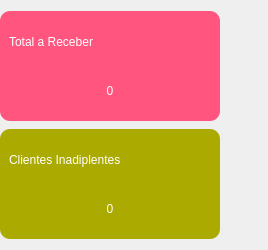
                              <widget class="QFrame" name="frame_44">
                               <property name="styleSheet">
                                <string notr="true"/>
                               </property>
                               <property name="frameShape">
                                <enum>QFrame::NoFrame</enum>
                               </property>
                               <property name="frameShadow">
                                <enum>QFrame::Raised</enum>
                               </property>
                               <layout class="QVBoxLayout" name="verticalLayout_16">
                                <property name="spacing">
                                 <number>0</number>
                                </property>
                                <property name="leftMargin">
                                 <number>0</number>
                                </property>
                                <property name="topMargin">
                                 <number>0</number>
                                </property>
                                <property name="rightMargin">
                                 <number>0</number>
                                </property>
                                <property name="bottomMargin">
                                 <number>0</number>
                                </property>
                                <item>
                                 <widget class="QFrame" name="frame_47">
                                  <property name="minimumSize">
                                   <size>
                                    <width>0</width>
                                    <height>250</height>
                                   </size>
                                  </property>
                                  <property name="frameShape">
                                   <enum>QFrame::NoFrame</enum>
                                  </property>
                                  <property name="frameShadow">
                                   <enum>QFrame::Raised</enum>
                                  </property>
                                  <layout class="QHBoxLayout" name="horizontalLayout_21">
                                   <property name="spacing">
                                    <number>3</number>
                                   </property>
                                   <property name="leftMargin">
                                    <number>0</number>
                                   </property>
                                   <property name="topMargin">
                                    <number>3</number>
                                   </property>
                                   <property name="rightMargin">
                                    <number>3</number>
                                   </property>
                                   <property name="bottomMargin">
                                    <number>3</number>
                                   </property>
                                   <item>
                                    <widget class="QFrame" name="frame_51">
                                     <property name="frameShape">
                                      <enum>QFrame::NoFrame</enum>
                                     </property>
                                     <property name="frameShadow">
                                      <enum>QFrame::Raised</enum>
                                     </property>
                                     <layout class="QVBoxLayout" name="verticalLayout_18">
                                      <property name="spacing">
                                       <number>0</number>
                                      </property>
                                      <property name="leftMargin">
                                       <number>0</number>
                                      </property>
                                      <property name="topMargin">
                                       <number>0</number>
                                      </property>
                                      <property name="rightMargin">
                                       <number>5</number>
                                      </property>
                                      <property name="bottomMargin">
                                       <number>0</number>
                                      </property>
                                      <item>
                                       <widget class="QFrame" name="frame_59">
                                        <property name="minimumSize">
                                         <size>
                                          <width>220</width>
                                          <height>110</height>
                                         </size>
                                        </property>
                                        <property name="maximumSize">
                                         <size>
                                          <width>220</width>
                                          <height>110</height>
                                         </size>
                                        </property>
                                        <property name="styleSheet">
                                         <string notr="true">color: rgb(255, 255, 255);
background-color: rgb(0, 85, 255);
font: 75 12pt &quot;Sitka Text&quot;;
border-radius: 10px;
background-color: rgb(255, 85, 127);
color: rgb(255, 255, 255);
font: 75 12pt &quot;Sitka Text&quot;;
</string>
                                        </property>
                                        <property name="frameShape">
                                         <enum>QFrame::StyledPanel</enum>
                                        </property>
                                        <property name="frameShadow">
                                         <enum>QFrame::Raised</enum>
                                        </property>
                                        <layout class="QGridLayout" name="gridLayout_24">
                                         <item row="0" column="0">
                                          <widget class="QLabel" name="label_19">
                                           <property name="styleSheet">
                                            <string notr="true">color: rgb(255, 255, 255);
font: 87 12pt &quot;Segoe UI Black&quot;;</string>
                                           </property>
                                           <property name="text">
                                            <string>Total a Receber</string>
                                           </property>
                                          </widget>
                                         </item>
                                         <item row="1" column="0">
                                          <widget class="QLabel" name="Lb_Total_Receber">
                                           <property name="styleSheet">
                                            <string notr="true">font: 87 12pt &quot;Segoe UI Black&quot;;
color: rgb(255, 255, 255);</string>
                                           </property>
                                           <property name="text">
                                            <string>0</string>
                                           </property>
                                           <property name="alignment">
                                            <set>Qt::AlignCenter</set>
                                           </property>
                                          </widget>
                                         </item>
                                        </layout>
                                       </widget>
                                      </item>
                                      <item>
                                       <widget class="QFrame" name="frame_58">
                                        <property name="minimumSize">
                                         <size>
                                          <width>220</width>
                                          <height>110</height>
                                         </size>
                                        </property>
                                        <property name="maximumSize">
                                         <size>
                                          <width>220</width>
                                          <height>110</height>
                                         </size>
                                        </property>
                                        <property name="styleSheet">
                                         <string notr="true">background-color: rgb(170, 170, 0);
border-radius: 10px;</string>
                                        </property>
                                        <property name="frameShape">
                                         <enum>QFrame::StyledPanel</enum>
                                        </property>
                                        <property name="frameShadow">
                                         <enum>QFrame::Raised</enum>
                                        </property>
                                        <layout class="QGridLayout" name="gridLayout_25">
                                         <item row="0" column="0">
                                          <widget class="QLabel" name="label_32">
                                           <property name="styleSheet">
                                            <string notr="true">color: rgb(255, 255, 255);
font: 87 12pt &quot;Segoe UI Black&quot;;</string>
                                           </property>
                                           <property name="text">
                                            <string>Clientes Inadiplentes</string>
                                           </property>
                                          </widget>
                                         </item>
                                         <item row="1" column="0">
                                          <widget class="QLabel" name="Lb_Inadiplentes">
                                           <property name="styleSheet">
                                            <string notr="true">font: 87 12pt &quot;Segoe UI Black&quot;;
color: rgb(255, 255, 255);</string>
                                           </property>
                                           <property name="text">
                                            <string>0</string>
                                           </property>
                                           <property name="alignment">
                                            <set>Qt::AlignCenter</set>
                                           </property>
                                          </widget>
                                         </item>
                                        </layout>
                                       </widget>
                                      </item>
                                     </layout>
                                    </widget>
                                   </item>
                                   <item>
                                    <spacer name="horizontalSpacer_9">
                                     <property name="orientation">
                                      <enum>Qt::Horizontal</enum>
                                     </property>
                                     <property name="sizeHint" stdset="0">
                                      <size>
                                       <width>40</width>
                                       <height>20</height>
                                      </size>
                                     </property>
                                    </spacer>
                                   </item>
                                  </layout>
                                 </widget>
                                </item>
                                <item>
                                 <widget class="QFrame" name="frame_48">
                                  <property name="frameShape">
                                   <enum>QFrame::StyledPanel</enum>
                                  </property>
                                  <property name="frameShadow">
                                   <enum>QFrame::Raised</enum>
                                  </property>
                                 </widget>
                                </item>
                               </layout>
                              </widget>
